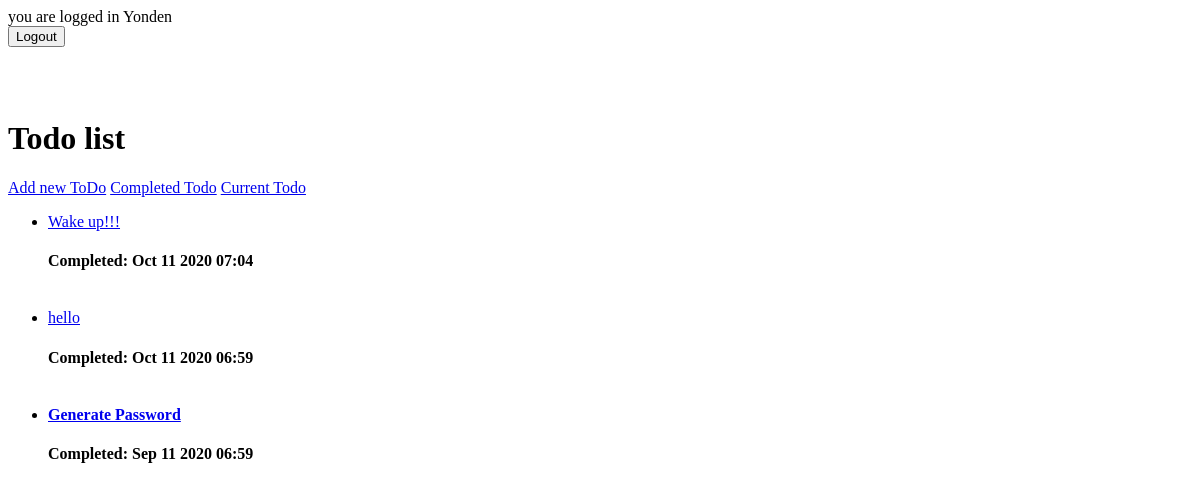
/complete/ (signed in), run on an earlier commit of the app's database.
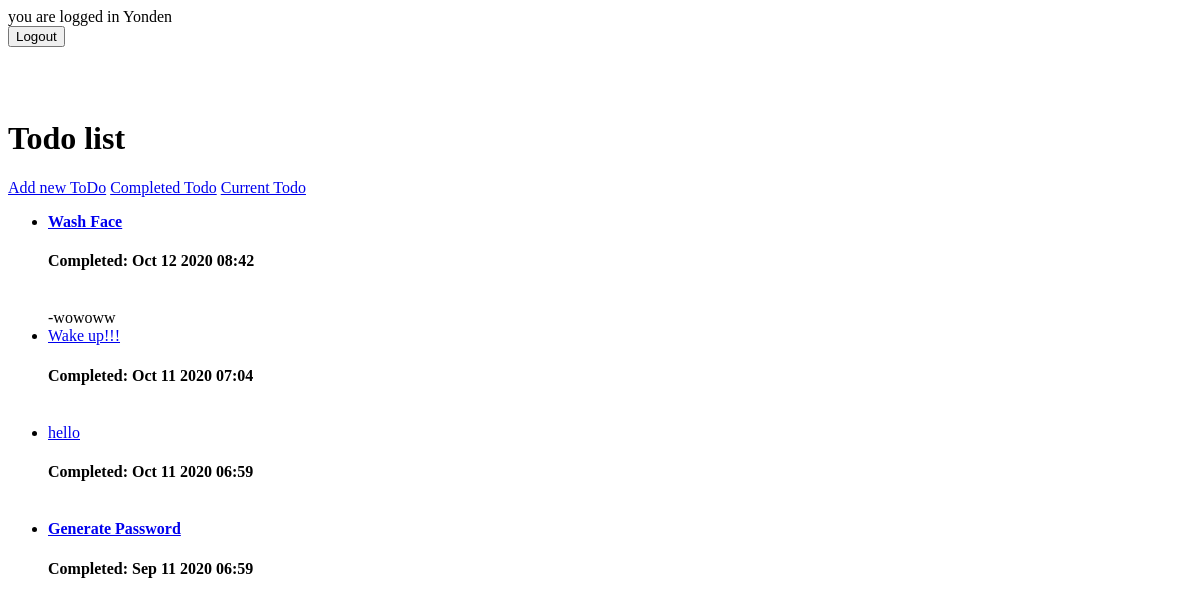
And on a later commit of the database.
### todo_app/models.py (models this page shows, shortened)
class Todo(models.Model):
    title = models.CharField(max_length=100)
    memo = models.TextField(blank=True)
    created = models.DateTimeField(auto_now_add=True)
    datecompleted = models.DateTimeField(null=True, blank=True)
    important = models.BooleanField(default=False)
    user = models.ForeignKey(User, on_delete=models.CASCADE)

### todo_app/views.py (the view)
# urls.py: path('complete/', views.completetodos, name='completetodos'),
@login_required
def completetodos(request):
    if request.method == 'GET':
        todos = Todo.objects.filter(
            user=request.user,
            datecompleted__isnull=False,
        ).order_by('-datecompleted')
        return render(request, 'todo_app/completetodos.html', {'todos': todos})

### todo_app/templates/todo_app/completetodos.html
{% extends './base.html' %} {% block content %}
<h1>
    Todo list
</h1>
<a href="{% url 'createtodos' %}">Add new ToDo</a>
<a href="{% url 'completetodos' %}"> Completed Todo</a>
<a href="{% url 'currenttodos' %}"> Current Todo</a>
<ul>
    {% for todo in todos %}
    <li>
        <a href="{% url 'viewtodo' todo.id %}">
            {% if todo.important %}<strong>{% endif %} {{ todo.title }} {% if todo.important %}</strong>{% endif %}
        </a>
        <br>
        <h4>Completed: {{ todo.datecompleted|date:'M j Y H:i' }}</h4>
        <br>
        {% if todo.memo %}-{{ todo.memo }} {% endif %}
    </li>
    {% endfor %}
</ul>
{% endblock %}

### todo_app/templates/todo_app/base.html (shortened to what this page needs)
{% if user.is_authenticated %} you are logged in {{ user.username }}
<form action="{% url 'logoutuser' %}" method="POST">
  <input type="submit" value="Logout" />
</form>
{% else %}
<a href="{% url 'signupuser' %}">Signup</a>
<br />
<a href="{% url 'loginuser' %}">LogIN</a>
{% endif %}
{% block content %} {% endblock %}

What changed in the data, as far as the page shows it:
now on this page (row edited): Todo: title "Wash Face", datecompleted "Oct 12 2020 08:42", memo "wowoww"
